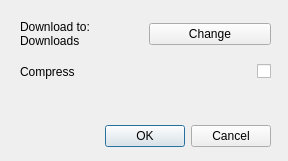
<?xml version="1.0" encoding="UTF-8"?>
<ui version="4.0">
 <class>Dialog</class>
 <widget class="QDialog" name="Dialog">
  <property name="geometry">
   <rect>
    <x>0</x>
    <y>0</y>
    <width>288</width>
    <height>161</height>
   </rect>
  </property>
  <property name="windowTitle">
   <string>Options</string>
  </property>
  <widget class="QDialogButtonBox" name="buttonBox">
   <property name="geometry">
    <rect>
     <x>100</x>
     <y>120</y>
     <width>171</width>
     <height>32</height>
    </rect>
   </property>
   <property name="orientation">
    <enum>Qt::Horizontal</enum>
   </property>
   <property name="standardButtons">
    <set>QDialogButtonBox::Cancel|QDialogButtonBox::Ok</set>
   </property>
  </widget>
  <widget class="QWidget" name="">
   <property name="geometry">
    <rect>
     <x>20</x>
     <y>10</y>
     <width>251</width>
     <height>81</height>
    </rect>
   </property>
   <layout class="QVBoxLayout" name="verticalLayout">
    <item>
     <layout class="QHBoxLayout" name="horizontalLayout">
      <item>
       <widget class="QLabel" name="label">
        <property name="text">
         <string>Download to:
Downloads</string>
        </property>
       </widget>
      </item>
      <item>
       <widget class="QPushButton" name="pushButton">
        <property name="text">
         <string>Change</string>
        </property>
       </widget>
      </item>
     </layout>
    </item>
    <item>
     <layout class="QHBoxLayout" name="horizontalLayout_2">
      <item>
       <widget class="QLabel" name="label_2">
        <property name="text">
         <string>Compress</string>
        </property>
       </widget>
      </item>
      <item>
       <widget class="QCheckBox" name="checkBox">
        <property name="layoutDirection">
         <enum>Qt::RightToLeft</enum>
        </property>
        <property name="text">
         <string/>
        </property>
       </widget>
      </item>
     </layout>
    </item>
   </layout>
  </widget>
 </widget>
 <resources/>
 <connections>
  <connection>
   <sender>buttonBox</sender>
   <signal>accepted()</signal>
   <receiver>Dialog</receiver>
   <slot>accept()</slot>
   <hints>
    <hint type="sourcelabel">
     <x>248</x>
     <y>254</y>
    </hint>
    <hint type="destinationlabel">
     <x>157</x>
     <y>274</y>
    </hint>
   </hints>
  </connection>
  <connection>
   <sender>buttonBox</sender>
   <signal>rejected()</signal>
   <receiver>Dialog</receiver>
   <slot>reject()</slot>
   <hints>
    <hint type="sourcelabel">
     <x>316</x>
     <y>260</y>
    </hint>
    <hint type="destinationlabel">
     <x>286</x>
     <y>274</y>
    </hint>
   </hints>
  </connection>
 </connections>
</ui>
